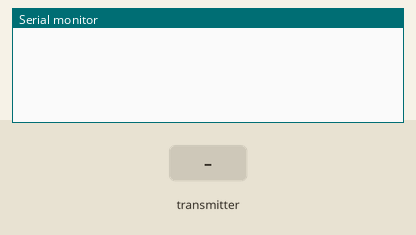
Bench run of a sketch on a simulated ESP32. On the bench: the last lines printed to the serial monitor. Inputs (shaded band) come from the test bench.

Above: at 1.2 s.
1.3 s: the transmitter starts sending x = 0
At 1.66 s:
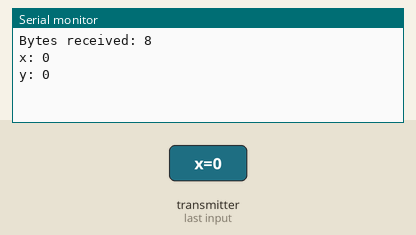
2.8 s: the transmitter starts sending y = 1024
At 3.16 s:
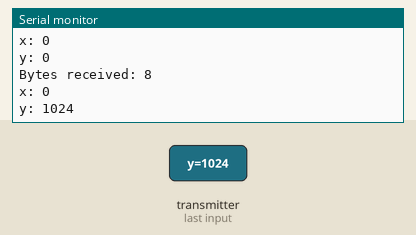
4.3 s: the transmitter starts sending x = 1024
5.8 s: the transmitter starts sending y = 2048
At 6.16 s:
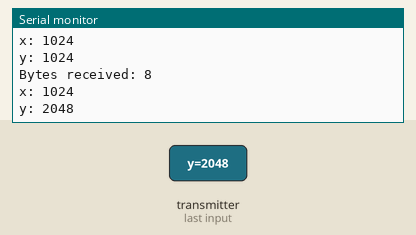
Timing chart, 0 to 8.3 s (numbered marks = the images above; inputs shaded):
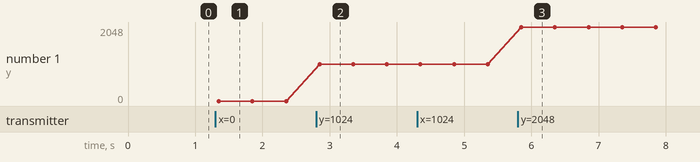

The sketch:

D.Rx.ino
```cpp
//Library yang digunakan
#include <esp_now.h>
#include <WiFi.h>

//Struktur data yang akan dikirimkan
typedef struct test_struct {
int x;
int y;
} test_struct;

//membuat struktur data menjadi variabel test
test_struct test;

//fungsi untuk memberikan respon apabila data berhasil diterima
void OnDataRecv(const uint8_t * mac, const uint8_t *incomingData, int len) {
memcpy(&test, incomingData, sizeof(test));
Serial.print("Bytes received: ");
Serial.println(len);
Serial.print("x: ");
Serial.println(test.x);
Serial.print("y: ");
Serial.println(test.y);
Serial.println();
}
void setup() {
//Inisialisasi Serial monitor untuk debugging
Serial.begin(115200);

//Inisialisasi ESP sebagai WiFi Station
WiFi.mode(WIFI_STA);

//Inisialisasi ESP-NOW
if (esp_now_init() != ESP_OK) {
  Serial.println("Error initializing ESP-NOW");
return;
}
//register ke fungsi callback OnDataRecv() untuk memberitahukan bahwa data telah diterima
esp_now_register_recv_cb(OnDataRecv);
}
void loop() {
}
```

Measured:
- after the input at 1.3 s, the serial monitor: prints a new line after 0.05 s (image 1)
- after the input at 2.8 s, the serial monitor: prints a new line after 0.05 s (image 2)
- after the input at 5.8 s, the serial monitor: prints a new line after 0.05 s (image 3)
- plotted number 1: 0 → 1024 after the input at 2.8 s, 1024 → 2048 after the input at 5.8 s
